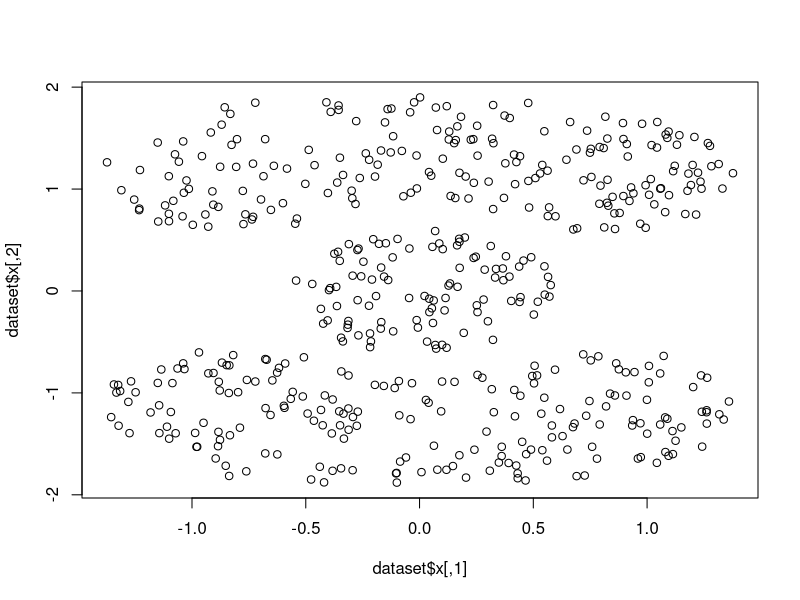

Write the R code that produced this figure. (Note: this script raises an error after producing the figure.)
#Install and load mlbench and fpc package
#install.packages("mlbench")
library(mlbench)

#install.packages("fpc")
library(fpc)

#Use mlbench libary to draw a cassini problem graph
set.seed(2)
dataset = mlbench.cassini(500)
dim(dataset)
str(dataset)
dim(dataset$x)
head(dataset$x)

plot(dataset$x)

?dbscan()
ds = dbscan(dist(dataset$x),eps= 0.2, MinPts = 2,countmode = NULL,method = "dist")
ds
ds$cluster

plot(ds, dataset$x)

y = matrix(0, nrow = 3, ncol = 2)
y[1,] = c(0,0)
y[2,] = c(0,-1.5)
y[3,] = c(1,1)
y

#Use DBScan to predict which cluster the data belongs to
predict(ds, dataset$x, y)
 
